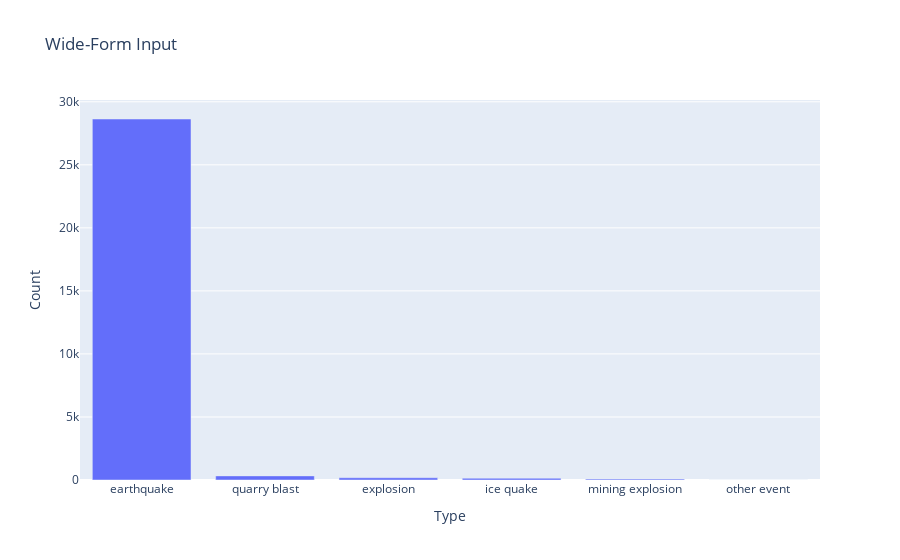

Notebook code cell kept with this figure:
### Code cell
fig.show()

### Figure 1 — Plotly figure (JSON) as saved in the notebook; plotly's stock layout.template omitted (floating-point values rounded to 4 significant figures)
{"data": [{"alignmentgroup": "True", "hovertemplate": "Type=%{x}<br>Count=%{y}<extra></extra>", "legendgroup": "", "marker": {"color": "#636efa", "pattern": {"shape": ""}}, "name": "", "offsetgroup": "", "orientation": "v", "showlegend": false, "textposition": "auto", "type": "bar", "x": ["earthquake", "quarry blast", "explosion", "ice quake", "mining explosion", "other event"], "xaxis": "x", "y": [28636, 327, 177, 138, 73, 6], "yaxis": "y"}], "layout": {"barmode": "relative", "legend": {"tracegroupgap": 0}, "title": {"text": "Wide-Form Input"}, "xaxis": {"anchor": "y", "domain": [0, 1], "title": {"text": "Type"}}, "yaxis": {"anchor": "x", "domain": [0, 1], "title": {"text": "Count"}}}}
